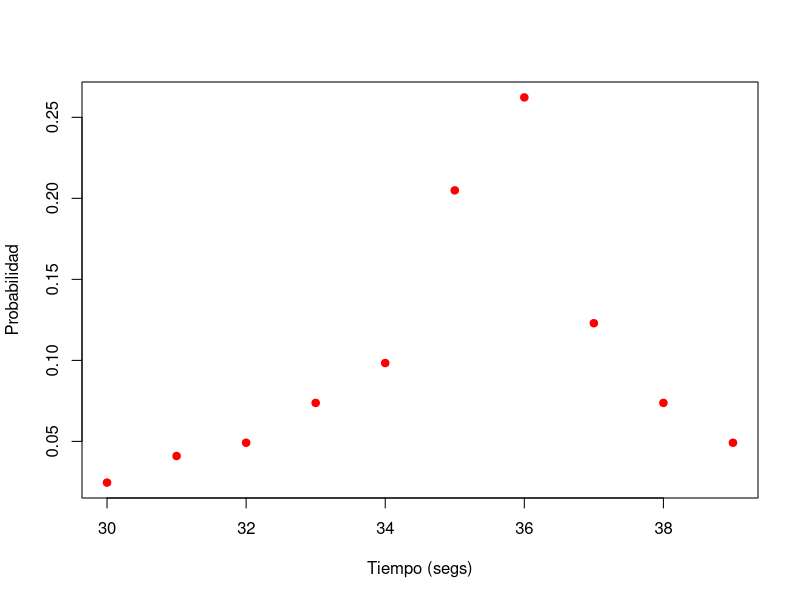

Here is the R script that generated this plot:

tiempo <- 30:39
ensambles <- c(3,5,6,9,12,25,32,15,9,6)

# Inciso (a)
fx <- ensambles / sum(ensambles)
data.frame(TIEMPO=tiempo, PROBABILIDAD=fx)

# Inciso (b)
plot(x=tiempo, y=fx, pch=19, col="red",
     ylab="Probabilidad", xlab="Tiempo (segs)")

# Inciso (c)
Fx <- cumsum(fx)
data.frame(TIEMPO=tiempo, PROB.ACUM=Fx)

# Inciso (d)
# Fx(37) - Fx(32)
Fx[8] - Fx[3]

# Inciso (e)
# Fx(35)
Fx[6]

# Inciso (f)
# Fx(32.5) = Fx(32)
Fx[3]
